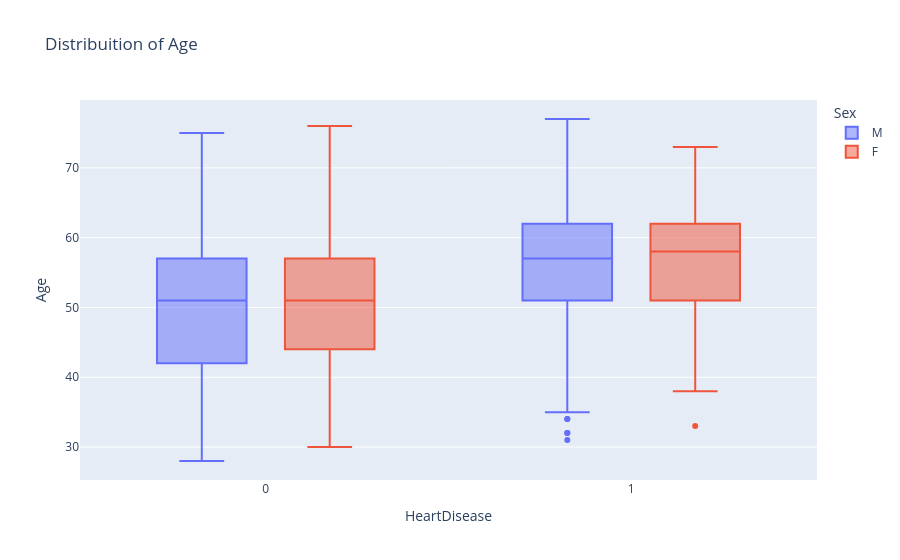

Notebook code cell kept with this figure:
### Code cell
fig = px.box(df, y='Age', x='HeartDisease', title="Distribuition of Age", color="Sex")
fig.show()

### Figure 1 — Plotly figure (JSON) as saved in the notebook; plotly's stock layout.template omitted (floating-point values rounded to 4 significant figures; data arrays with more than 128 entries replaced by an {"elided": "..."} marker saying what was removed)
{"data": [{"alignmentgroup": "True", "hovertemplate": "Sex=M<br>HeartDisease=%{x}<br>Age=%{y}<extra></extra>", "legendgroup": "M", "marker": {"color": "#636efa"}, "name": "M", "notched": false, "offsetgroup": "M", "orientation": "v", "showlegend": true, "type": "box", "x": {"elided": "725 int values"}, "x0": " ", "xaxis": "x", "y": {"elided": "725 int values"}, "y0": " ", "yaxis": "y"}, {"alignmentgroup": "True", "hovertemplate": "Sex=F<br>HeartDisease=%{x}<br>Age=%{y}<extra></extra>", "legendgroup": "F", "marker": {"color": "#EF553B"}, "name": "F", "notched": false, "offsetgroup": "F", "orientation": "v", "showlegend": true, "type": "box", "x": {"elided": "193 int values"}, "x0": " ", "xaxis": "x", "y": {"elided": "193 int values"}, "y0": " ", "yaxis": "y"}], "layout": {"boxmode": "group", "legend": {"title": {"text": "Sex"}, "tracegroupgap": 0}, "title": {"text": "Distribuition of Age"}, "xaxis": {"anchor": "y", "domain": [0, 1], "title": {"text": "HeartDisease"}}, "yaxis": {"anchor": "x", "domain": [0, 1], "title": {"text": "Age"}}}}
